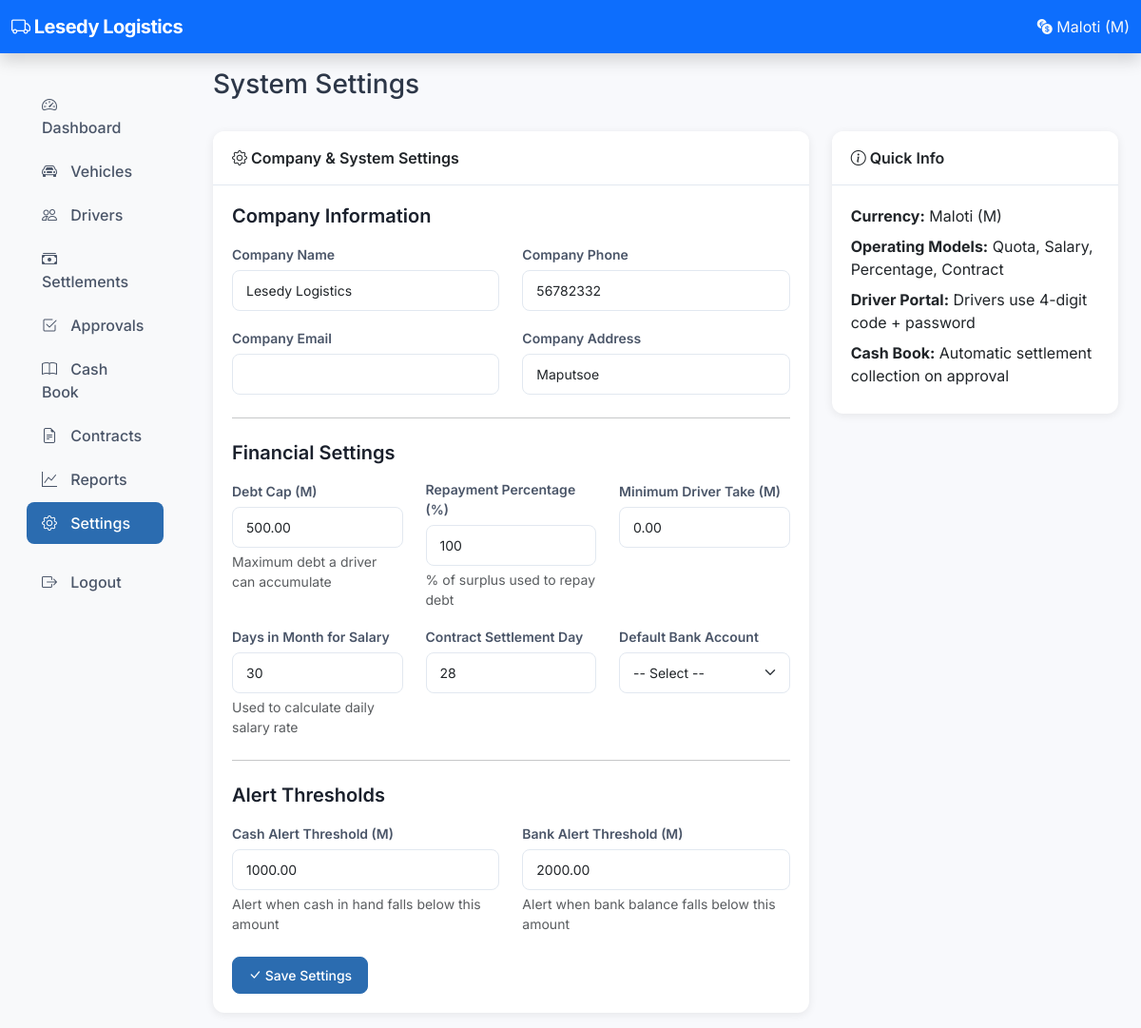
The page /owner/settings/ (signed in) on the database its author committed.
### accounts/models.py (models this page shows, shortened)
class SystemSettings(models.Model):
    debt_cap = models.DecimalField(max_digits=10, decimal_places=2, default=500.00)
    repayment_percentage = models.IntegerField(default=100)
    minimum_driver_take = models.DecimalField(max_digits=10, decimal_places=2, default=0)
    company_name = models.CharField(max_length=200, default='My Transport Fleet')
    company_phone = models.CharField(max_length=20, blank=True)
    company_email = models.EmailField(blank=True)
    company_address = models.TextField(blank=True)
    company_logo = models.ImageField(upload_to='company/', null=True, blank=True)
    days_in_month_for_salary = models.IntegerField(default=30)
    contract_settlement_day = models.IntegerField(default=1,
                                                   help_text="Day of month when contract is settled")
    default_bank_account = models.ForeignKey(
        'cashbook.BankAccount', on_delete=models.SET_NULL, null=True, blank=True
    )
    cash_alert_threshold = models.DecimalField(max_digits=10, decimal_places=2, default=1000.00)
    bank_alert_threshold = models.DecimalField(max_digits=10, decimal_places=2, default=2000.00)
    updated_at = models.DateTimeField(auto_now=True)
    class Meta:
        verbose_name_plural = "System Settings"
    @classmethod
    def get_settings(cls):
        obj, created = cls.objects.get_or_create(id=1)
        return obj

### owner/views.py (the view)
# urls.py: path('settings/', views.settings_view, name='owner_settings'),
@owner_required
def settings_view(request):
    settings = SystemSettings.get_settings()
    return render(request, 'owner/settings.html', {'settings': settings})

### accounts/context_processors.py (called while the page is built)
def pending_approvals(request):
    if request.user.is_authenticated and request.user.is_staff:
        count = DailySettlement.objects.filter(status='submitted').count()
        return {'pending_approvals': count}
    return {}

def system_settings(request):
    try:
        settings = SystemSettings.get_settings()
        return {
            'company_name': settings.company_name,
            'company_phone': settings.company_phone,
            'company_email': settings.company_email,
            'company_address': settings.company_address,
            'company_logo': settings.company_logo,
        }
    except Exception:
        return {
            'company_name': 'Taxi Accounting System',
            'company_phone': '',
            'company_email': '',
            'company_address': '',
            'company_logo': None,
        }

### owner/views.py (called while the page is built)
def is_owner(user):
    return user.is_authenticated and user.is_staff

### templates/owner/settings.html (shortened to what this page needs)
{% extends 'base.html' %}
{% load static %}
{% block content %}
<div class="d-flex justify-content-between align-items-center mb-4">
    <h1 class="h3">System Settings</h1>
</div>
<div class="row">
    <div class="col-md-8">
        <div class="card">
            <div class="card-header">
                <i class="bi bi-gear"></i> Company & System Settings
            </div>
            <div class="card-body">
                <form method="post" action="{% url 'owner_settings_update' %}">
                    <h5 class="mb-3">Company Information</h5>
                    <div class="row mb-3">
                        <div class="col-md-6">
                            <label class="form-label">Company Name</label>
                            <input type="text" class="form-control" name="company_name" value="{{ settings.company_name }}">
                        </div>
                        <div class="col-md-6">
                            <label class="form-label">Company Phone</label>
                            <input type="text" class="form-control" name="company_phone" value="{{ settings.company_phone }}">
                        </div>
                    </div>
                    <div class="row mb-3">
                        <div class="col-md-6">
                            <label class="form-label">Company Email</label>
                            <input type="email" class="form-control" name="company_email" value="{{ settings.company_email }}">
                        </div>
                        <div class="col-md-6">
                            <label class="form-label">Company Address</label>
                            <input type="text" class="form-control" name="company_address" value="{{ settings.company_address }}">
                        </div>
                    </div>
                    <hr class="my-4">
                    <h5 class="mb-3">Financial Settings</h5>
                    <div class="row mb-3">
                        <div class="col-md-4">
                            <label class="form-label">Debt Cap (M)</label>
                            <input type="number" class="form-control amount-input" name="debt_cap" value="{{ settings.debt_cap }}" step="0.01" min="0">
                            <div class="form-text">Maximum debt a driver can accumulate</div>
                        </div>
                        <div class="col-md-4">
                            <label class="form-label">Repayment Percentage (%)</label>
                            <input type="number" class="form-control" name="repayment_percentage" value="{{ settings.repayment_percentage }}" min="0" max="100">
                            <div class="form-text">% of surplus used to repay debt</div>
                        </div>
                        <div class="col-md-4">
                            <label class="form-label">Minimum Driver Take (M)</label>
                            <input type="number" class="form-control amount-input" name="minimum_driver_take" value="{{ settings.minimum_driver_take }}" step="0.01" min="0">
                        </div>
                    </div>
                    <div class="row mb-3">
                        <div class="col-md-4">
                            <label class="form-label">Days in Month for Salary</label>
                            <input type="number" class="form-control" name="days_in_month_for_salary" value="{{ settings.days_in_month_for_salary }}" min="1" max="31">
                            <div class="form-text">Used to calculate daily salary rate</div>
                        </div>
                        <div class="col-md-4">
                            <label class="form-label">Contract Settlement Day</label>
                            <input type="number" class="form-control" name="contract_settlement_day" value="{{ settings.contract_settlement_day }}" min="1" max="28">
                        </div>
                        <div class="col-md-4">
                            <label class="form-label">Default Bank Account</label>
                            <select class="form-select" name="default_bank_account">
                                <option value="">-- Select --</option>
                            </select>
                        </div>
                    </div>
                    <hr class="my-4">
                    <h5 class="mb-3">Alert Thresholds</h5>
                    <div class="row mb-3">
                        <div class="col-md-6">
                            <label class="form-label">Cash Alert Threshold (M)</label>
                            <input type="number" class="form-control amount-input" name="cash_alert_threshold" value="{{ settings.cash_alert_threshold }}" step="0.01" min="0">
                            <div class="form-text">Alert when cash in hand falls below this amount</div>
                        </div>
                        <div class="col-md-6">
                            <label class="form-label">Bank Alert Threshold (M)</label>
                            <input type="number" class="form-control amount-input" name="bank_alert_threshold" value="{{ settings.bank_alert_threshold }}" step="0.01" min="0">
                            <div class="form-text">Alert when bank balance falls below this amount</div>
                        </div>
                    </div>
                    <div class="mt-4">
                        <button type="submit" class="btn btn-primary">
                            <i class="bi bi-check-lg"></i> Save Settings
                        </button>
                    </div>
                </form>
            </div>
        </div>
    </div>
    <div class="col-md-4">
        <div class="card">
            <div class="card-header">
                <i class="bi bi-info-circle"></i> Quick Info
            </div>
            <div class="card-body">
                <ul class="list-unstyled mb-0">
                    <li class="mb-2">
                        <strong>Currency:</strong> Maloti (M)
                    </li>
                    <li class="mb-2">
                        <strong>Operating Models:</strong> Quota, Salary, Percentage, Contract
                    </li>
                    <li class="mb-2">
                        <strong>Driver Portal:</strong> Drivers use 4-digit code + password
                    </li>
                    <li class="mb-2">
                        <strong>Cash Book:</strong> Automatic settlement collection on approval
                    </li>
                </ul>
            </div>
        </div>
    </div>
</div>
{% endblock %}

### templates/base.html (shortened to what this page needs)
{% load static %}
<!DOCTYPE html>
<html lang="en">
<head>
    <link href="https://cdn.jsdelivr.net/npm/bootstrap@5.3.0/dist/css/bootstrap.min.css" rel="stylesheet">
    <link rel="stylesheet" href="https://cdn.jsdelivr.net/npm/bootstrap-icons@1.11.0/font/bootstrap-icons.css">
    <link rel="stylesheet" href="{% static 'css/style.css' %}">
</head>
<body>
    <nav class="navbar navbar-dark bg-primary shadow">
        <div class="container-fluid">
            <a class="navbar-brand" href="{% url 'owner_dashboard' %}">
                <i class="bi bi-truck"></i> {{ company_name|default:"Taxi Accounting" }}
            </a>
            <span class="navbar-text text-light">
                <i class="bi bi-currency-exchange"></i> Maloti (M)
            </span>
        </div>
    </nav>
    <div class="container-fluid">
        <div class="row">
            <nav class="col-md-3 col-lg-2 d-none d-md-block bg-light sidebar">
                <div class="position-sticky">
                    <ul class="nav flex-column p-3">
                        <li class="nav-item">
                            <a class="nav-link {% if request.resolver_match.url_name == 'owner_dashboard' %}active{% endif %}"
                               href="{% url 'owner_dashboard' %}">
                                <i class="bi bi-speedometer2"></i> Dashboard
                            </a>
                        </li>
                        <li class="nav-item">
                            <a class="nav-link {% if 'vehicle' in request.resolver_match.url_name %}active{% endif %}"
                               href="{% url 'owner_vehicle_list' %}">
                                <i class="bi bi-car-front"></i> Vehicles
                            </a>
                        </li>
                        <li class="nav-item">
                            <a class="nav-link {% if 'driver' in request.resolver_match.url_name %}active{% endif %}"
                               href="{% url 'owner_driver_list' %}">
                                <i class="bi bi-people"></i> Drivers
                            </a>
                        </li>
                        <li class="nav-item">
                            <a class="nav-link {% if 'settlement' in request.resolver_match.url_name %}active{% endif %}"
                               href="{% url 'owner_settlement_list' %}">
                                <i class="bi bi-cash-stack"></i> Settlements
                            </a>
                        </li>
                        <li class="nav-item">
                            <a class="nav-link {% if 'approval' in request.resolver_match.url_name %}active{% endif %}"
                               href="{% url 'owner_pending_approvals' %}">
                                <i class="bi bi-check2-square"></i> Approvals
                            </a>
                        </li>
                        <li class="nav-item">
                            <a class="nav-link {% if 'cashbook' in request.resolver_match.url_name or 'bank' in request.resolver_match.url_name %}active{% endif %}"
                               href="{% url 'owner_cashbook_dashboard' %}">
                                <i class="bi bi-book"></i> Cash Book
                            </a>
                        </li>
                        <li class="nav-item">
                            <a class="nav-link {% if 'contract' in request.resolver_match.url_name %}active{% endif %}"
                               href="{% url 'owner_contract_dashboard' %}">
                                <i class="bi bi-file-earmark-text"></i> Contracts
                            </a>
                        </li>
                        <li class="nav-item">
                            <a class="nav-link {% if 'report' in request.resolver_match.url_name %}active{% endif %}"
                               href="{% url 'report_index' %}">
                                <i class="bi bi-graph-up"></i> Reports
                            </a>
                        </li>
                        <li class="nav-item">
                            <a class="nav-link {% if 'setting' in request.resolver_match.url_name %}active{% endif %}"
                               href="{% url 'owner_settings' %}">
                                <i class="bi bi-gear"></i> Settings
                            </a>
                        </li>
                        <li class="nav-item mt-3">
                            <a class="nav-link" href="{% url 'logout' %}">
                                <i class="bi bi-box-arrow-right"></i> Logout
                            </a>
                        </li>
                    </ul>
                </div>
            </nav>
            <main class="col-md-9 col-lg-10 px-4 py-3">
                {% block content %}{% endblock %}
            </main>
        </div>
    </div>
</body>
</html>

### static/css/style.css (style rules this page uses)
body { font-family: 'Inter', -apple-system, BlinkMacSystemFont, sans-serif; background-color: #f8f9fc; color: #2d3748; }
h1, h2, h3, h4, h5, h6 { font-weight: 600; color: #1a202c; }
.navbar-brand { font-weight: 700; letter-spacing: -0.5px; }
.sidebar { padding-top: 1rem; }
.sidebar .nav-link { color: #4a5568; border-radius: 8px; padding: 10px 16px; margin-bottom: 2px; font-weight: 500; transition: all 0.2s ease; }
.sidebar .nav-link.active { background-color: #2b6cb0; color: #fff; }
.sidebar .nav-link i { margin-right: 10px; width: 20px; text-align: center; }
.card { border: none; border-radius: 12px; box-shadow: 0 1px 3px rgba(0, 0, 0, 0.08), 0 1px 2px rgba(0, 0, 0, 0.06); transition: transform 0.2s ease, box-shadow 0.2s ease; }
.card-header { background-color: #fff; border-bottom: 1px solid #e2e8f0; padding: 1rem 1.25rem; font-weight: 600; }
.card-body { padding: 1.25rem; }
.form-control, .form-select { border-radius: 8px; border: 1px solid #e2e8f0; padding: 0.625rem 0.875rem; font-size: 0.875rem; transition: border-color 0.2s ease, box-shadow 0.2s ease; }
.form-label { font-weight: 600; font-size: 0.875rem; color: #4a5568; margin-bottom: 0.375rem; }
.btn { border-radius: 8px; font-weight: 500; padding: 0.5rem 1rem; font-size: 0.875rem; transition: all 0.2s ease; }
.btn-primary { background-color: #2b6cb0; border-color: #2b6cb0; }

### templates/base.html (style rules this page uses)
body { font-family: 'Inter', sans-serif; }
.card { border: none; border-radius: 12px; box-shadow: 0 2px 10px rgba(0,0,0,0.08); }
.card-header { border-radius: 12px 12px 0 0 !important; }
.sidebar { min-height: calc(100vh - 70px); }
.nav-link.active { background-color: #0d6efd; }

### rows shown on the page
SystemSettings: company_name "Lesedy Logistics", company_phone "56782332", company_address "Maputsoe", debt_cap "500.00", repayment_percentage "100", minimum_driver_take "0.00", days_in_month_for_salary "30", contract_settlement_day "28", cash_alert_threshold "1000.00", bank_alert_threshold "2000.00"
